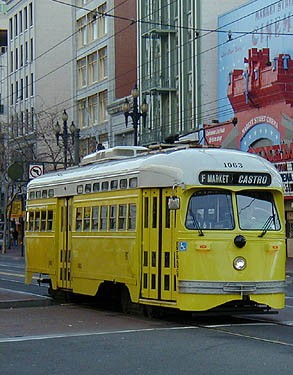
%> input picture Lab1/left.jpg, 293 x 375 px
$ octave ImageStitching.m   (GNU Octave 9; MATLAB toolbox functions it lacks are replaced by stand-ins)
%> lines starting %> are read from the running program, lines starting %| are printed output that depends on the picture
### Lab1/harrisDecSiftDes.m
function [frame, descriptors] = harrisDecSiftDes(img)
%Harris feature detector with SIFT and SIFT descriptor
[h, w, channel] = size(img);
if channel == 3
    img = rgb2gray(img);
end
sigma = 1:12;
filtered_img = zeros(h,w,length(sigma));
scaleInvariantPoints = [];

%calculate Laplacian of Gaussian for each scale
for s = sigma
    filtered_img(:,:,s) = s^2.*imfilter(img, fspecial('log', ceil(s*6+1), s), 'replicate', 'same');
end

%find scale-invariant interest points
for s = 2:length(sigma)-1
    [r, c] = harris(filtered_img(:,:,s), s);
    for keypoint = 1:length(r)
        isMax = true;
        max = filtered_img(r(keypoint),c(keypoint),s);
        for scale = s-1:2:s+1
             if filtered_img(r(keypoint),c(keypoint),scale) > max
                 isMax = false;
             end
        end
        if isMax == true
            scaleInvariantPoints = [scaleInvariantPoints ;[r(keypoint),c(keypoint),s]];
        end
    end
end

%creat descriptors of the detected keypoints using SIFT
paras=[scaleInvariantPoints(:,2)';scaleInvariantPoints(:,1)';2.*scaleInvariantPoints(:,3)'+1;zeros(size(scaleInvariantPoints(:,3)))'];
[frame, descriptors] = vl_sift(single(img), 'frames', paras,'orientations');

%show interest points on image
imshow(img); hold on
perm = randperm(size(frame,2));
sel = perm(1:200);
h1 = vl_plotframe(frame(:,sel));
set(h1,'color','k')

end

### Lab1/harris.m
function [r, c] = harris(img, sigma)
% inputs:
% img: double grayscale image
% sigma: integration-scale
% outputs:  The row and column of each point is returned in r and c
% This function finds Harris corners at integration-scale sigma.
% The derivative-scale is chosen automatically as gamma*sigma

gamma = 0.7; % The derivative-scale is gamma times the integration scale
dScale = gamma*sigma;
% Calculate Gaussian Derivatives at derivative-scale
Ix = conv2(img, gaussianDerivative(dScale), 'same');
Iy = conv2(img, gaussianDerivative(dScale)', 'same');

% Allocate an 3-channel image to hold the 3 parameters for each pixel
M = zeros(size(Ix,1), size(Ix,2), 3);

% Calculate M for each pixel
M(:,:,1) = Ix.*Ix;
M(:,:,2) = Ix.*Iy;
M(:,:,3) = Iy.*Iy;

% Smooth M with a gaussian at the integration scale sigma.
M = imfilter(M, fspecial('gaussian', ceil(sigma*6+1), sigma), 'replicate', 'same');

% Compute the cornerness R
trace = zeros(size(Ix,1), size(Ix,2));
trace = M(:,:,1)+ M(:,:,3);
det = zeros(size(Ix,1), size(Ix,2));
det = M(:,:,1).*M(:,:,3)-(M(:,:,2).* M(:,:,2));
R = zeros(size(Ix,1), size(Ix,2));
R = det-0.05.*(trace.^2);

% Set the threshold
threshold = 0.01*max(max(R));

% Find local maxima
% Dilation will alter every pixel except local maxima in a 3x3 square area.
% Also checks if R is above threshold
R_thres = ((R>threshold) & ((imdilate(R, strel('square', 3))==R))) ; %.* sigma;

% Display corners
%figure
%imshow(R_thres,[]);

% Return the coordinates
[r,c] = find(R_thres);

end

### Lab1/imageAlign.m
function [T] = imageAlign(img1, img2)
im1 = imread(img1);
[frames1, desc1] = harrisDecSiftDes(im1);
im2 = imread(img2);
[frames2, desc2] = harrisDecSiftDes(im2);
% matches: descriptor indexs; matches(1,:) is idx in image 1
[matches] = vl_ubcmatch(desc1,desc2);

N=200;  %%Find N
maxInlier = 10;
bestInliers = 0;
bestModel=0;
for i = 1:N
    perm = randperm(length(matches));
    seed = perm(1:3);
    coord1 = frames1(1:2, matches(1,seed));
    coord2 = frames2(1:2, matches(2,seed));
    A = [coord1(1,1) coord1(2,1) 0 0 1 0;
         0 0 coord1(1,1) coord1(2,1) 0 1;
         coord1(1,2) coord1(2,2) 0 0 1 0;
         0 0 coord1(1,2) coord1(2,2) 0 1;
         coord1(1,3) coord1(2,3) 0 0 1 0;
         0 0 coord1(1,3) coord1(2,3) 0 1];
    b = [coord2(1,1) coord2(2,1)  coord2(1,2) coord2(2,2)  coord2(1,3) coord2(2,3)];
    x = pinv(A)*b';
    transformed = [];
    for i = 1:length(matches)
        A = [frames1(1,matches(1,i)) frames1(2,matches(1,i)) 0 0 1 0;
             0 0 frames1(1,matches(1,i)) frames1(2,matches(1,i)) 0 1];
        transformed = [transformed A*x];
    end
    threshold = 10;
    inliers = find(sqrt((frames2(1,matches(2,:))-transformed(1,:)).^2 + (frames2(2,matches(2,:))-transformed(2,:)).^2) < threshold);

    if length(inliers) > maxInlier
        maxInlier = length(inliers);
        bestInliers = inliers;
        newA = []; newB=[];
        for i=1:length(inliers)
            newA = [newA; frames1(1,matches(1,inliers(i))) frames1(2,matches(1,inliers(i))) 0 0 1 0;
                          0 0 frames1(1,matches(1,inliers(i))) frames1(2,matches(1,inliers(i))) 0 1];
            bb = [frames2(1, matches(2,inliers(i))) frames2(2, matches(2, inliers(i)))];
            newB = [newB bb];
        end
        bestModel=newA\newB';
    end
end

x = bestModel;
T = [x(1) x(2) x(5);x(3) x(4) x(6);0 0 1 ];
end

### Lab1/gaussian.m
%Generation of a Gaussain kernal.
% G =  gaussian(sigma);
% INPUT
%   sigma   Standard deviation of the Gaussian
%
% OUTPUT
%   G       A discrete Gaussian kernal with size 2*(3*sigma)+1

function G = gaussian (sigma)
a = 3*sigma; %heuristic of setting the size of the kernal to 3 times sigma
x = -a:1:a;
G = (1/(sigma*sqrt(2*pi)))*exp(-x.^2./(2*sigma^2));
end

### Lab1/gaussianDerivative.m
%Generation of a Gaussain kernal.
% Gd =  gaussianDerivative(sigma);
%
% INPUT
%   sigma   Standard deviation of the Gaussian to be derived
% OUTPUT
%   Gd      A discrete first order derivative of Gaussian kernal with size 2*(3*sigma)+1

function Gd = gaussianDerivative(sigma)
a = 3*sigma;
x = -a:1:a;
Gd = sigma.*(x./sigma^2).*gaussian(sigma);
end

### Lab1/ImageStitching.m
Img1 = imread('left.jpg');
%> Img1 is the input picture: size 375x293x3 uint8; mean R, G, B 104.9, 110.5, 97.6
Img2 = imread('right.jpg');
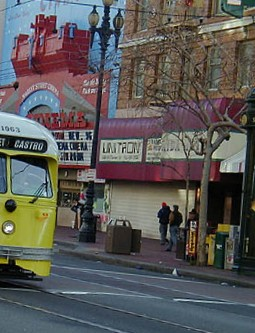
%> input picture Lab1/right.jpg, 255 x 333 px
%> Img2 is the input picture: size 333x255x3 uint8; mean R, G, B 90.6, 89.1, 87.1
T = imageAlign('left.jpg', 'right.jpg')
%> in harrisDecSiftDes, `img = rgb2gray(img);`:
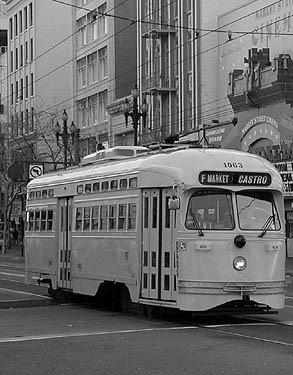
%> img: size 375x293 uint8; min 0, max 255, mean 107.3
%> the loop in harrisDecSiftDes, `for s = 2:length(sigma)-1` made 10 passes
%> threshold in harris on passes 1, 2, 3, 4, 5, 6, 7, 10: 187.8, 133.7, 353.5, 295.3, 182.2, 131, 238.3, 0
%> (threshold in harris, r, c) on passes 8 to 9: (143.2, [40; 294; 141; 317; 59; 193], [6; 113; 169; 169; 259; 263]), (0.165, 40, 15)
%> pass 1, in harris, `Ix = conv2(img, gaussianDerivative(dScale), 'same');`:
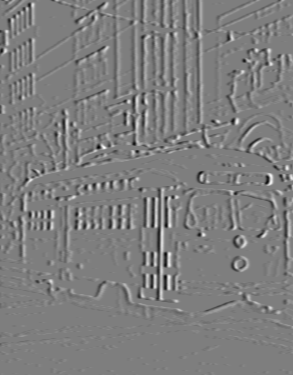
%> Ix: size 375x293 double; min -23.41, max 23.69, mean 0; drawn with min black and max white
%> pass 1, in harris, `Iy = conv2(img, gaussianDerivative(dScale)', 'same');`:
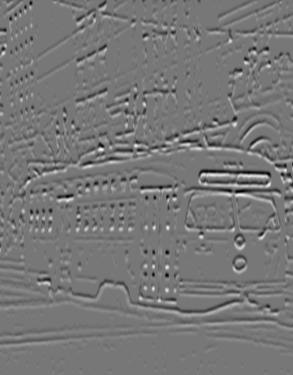
%> Iy: size 375x293 double; min -21.98, max 24.9, mean 0; drawn with min black and max white
%> pass 1, in harris, `M = imfilter(M, fspecial('gaussian', ceil(sigma*6+1), sigma), 'replica..`:
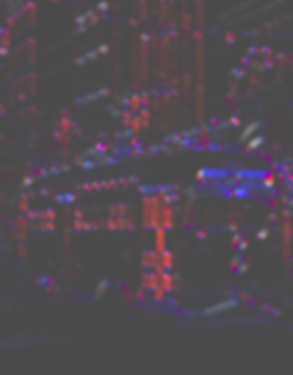
%> M: size 375x293x3 double; mean R, G, B 11.1, 0.8, 10.6; drawn with min black and max white
%> pass 1, in harris, `trace = M(:,:,1)+ M(:,:,3);`:
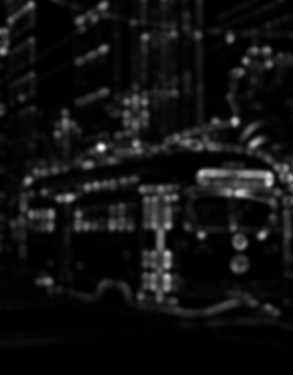
%> trace: size 375x293 double; min 0, max 316.2, mean 21.8; drawn with min black and max white
%> after the loop in harrisDecSiftDes, `for s = 2:length(sigma)-1`: scaleInvariantPoints = 292 rows, first 12: [32 1 2; 107 1 2; 113 1 2; 238 1 2; 195 2 2; 52 4 2; 32 6 2; 223 14 2; 233 16 2; 219 22 2; 224 23 2; 210 24 2]
%> the run ends on the next line
